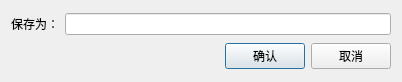
<?xml version="1.0" encoding="UTF-8"?>
<ui version="4.0">
 <class>Dialog</class>
 <widget class="QDialog" name="Dialog">
  <property name="geometry">
   <rect>
    <x>0</x>
    <y>0</y>
    <width>402</width>
    <height>82</height>
   </rect>
  </property>
  <property name="windowTitle">
   <string>保存为配置文件</string>
  </property>
  <layout class="QVBoxLayout" name="verticalLayout">
   <item>
    <layout class="QHBoxLayout" name="horizontalLayout_2">
     <item>
      <widget class="QLabel" name="label_2">
       <property name="text">
        <string>保存为：</string>
       </property>
      </widget>
     </item>
     <item>
      <widget class="QLineEdit" name="lineEdit"/>
     </item>
    </layout>
   </item>
   <item>
    <layout class="QHBoxLayout" name="horizontalLayout">
     <item>
      <spacer name="horizontalSpacer">
       <property name="orientation">
        <enum>Qt::Horizontal</enum>
       </property>
       <property name="sizeHint" stdset="0">
        <size>
         <width>40</width>
         <height>20</height>
        </size>
       </property>
      </spacer>
     </item>
     <item>
      <widget class="QPushButton" name="pushButton_OK">
       <property name="text">
        <string>确认</string>
       </property>
      </widget>
     </item>
     <item>
      <widget class="QPushButton" name="pushButton_Cancel">
       <property name="text">
        <string>取消</string>
       </property>
      </widget>
     </item>
    </layout>
   </item>
  </layout>
 </widget>
 <resources/>
 <connections/>
</ui>
